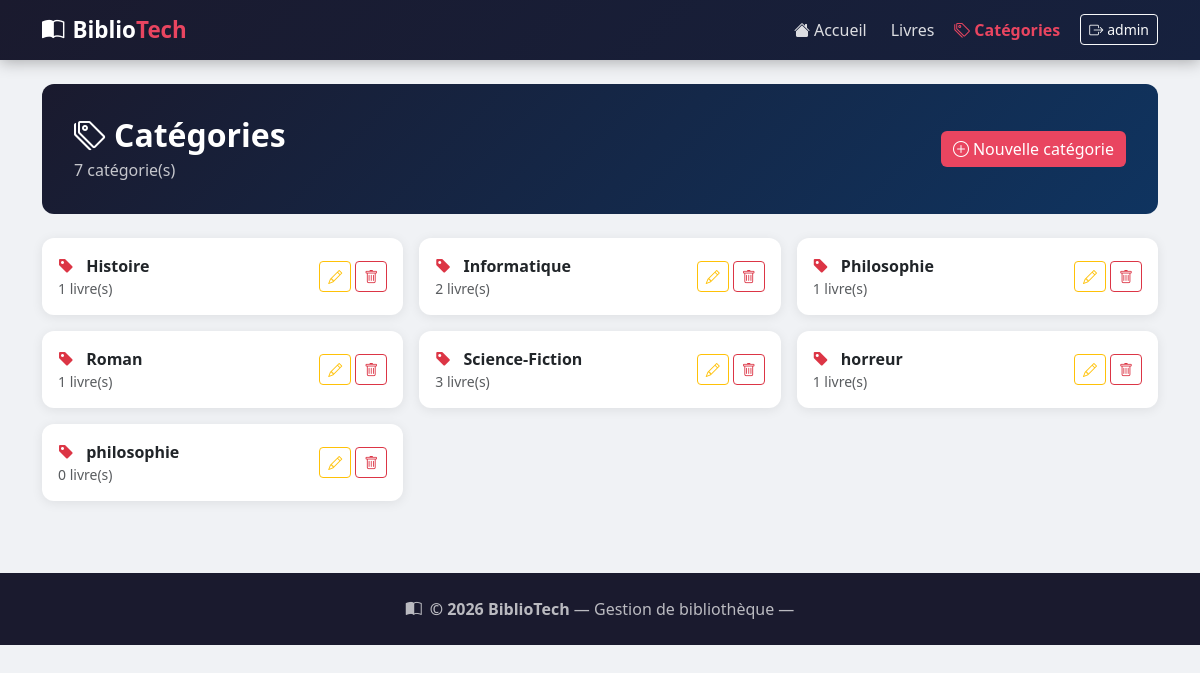
Page /categories/ (signed in) on the committed database.
### livres/models.py (models this page shows, shortened)
class Categorie(models.Model):
    nom = models.CharField(max_length=100, verbose_name="Nom de la catégorie")
    class Meta:
        verbose_name = "Catégorie"
        ordering = ['nom']

### livres/views.py (the view)
# urls.py: path('categories/', views.liste_categories, name='liste_categories'),
@login_required
def liste_categories(request):
    categories = Categorie.objects.all()
    return render(request, 'livres/liste_categories.html', {'categories': categories})

### livres/templates/livres/liste_categories.html (shortened to what this page needs)
{% extends 'livres/base.html' %}
{% block content %}
<div class="page-header d-flex justify-content-between align-items-center">
    <div>
        <h2 class="mb-1 fw-bold"><i class="bi bi-tags me-2"></i>Catégories</h2>
        <p class="mb-0 opacity-75">{{ categories|length }} catégorie(s)</p>
    </div>
    <a href="{% url 'ajouter_categorie' %}" class="btn btn-accent"><i class="bi bi-plus-circle me-1"></i>Nouvelle catégorie</a>
</div>
<div class="row g-3">
    {% for cat in categories %}
    <div class="col-md-4">
        <div class="card p-3 d-flex flex-row align-items-center justify-content-between">
            <div>
                <i class="bi bi-tag-fill text-danger me-2"></i>
                <strong>{{ cat.nom }}</strong>
                <div class="text-muted small">{{ cat.livres.count }} livre(s)</div>
            </div>
            <div class="d-flex gap-1">
                <a href="{% url 'modifier_categorie' cat.pk %}" class="btn btn-sm btn-outline-warning"><i class="bi bi-pencil"></i></a>
                <a href="{% url 'supprimer_categorie' cat.pk %}" class="btn btn-sm btn-outline-danger"><i class="bi bi-trash"></i></a>
            </div>
        </div>
    </div>
    {% empty %}
    <div class="col-12 text-center py-5">
        <i class="bi bi-tags" style="font-size: 4rem; color: #ccc;"></i>
        <h4 class="mt-3 text-muted">Aucune catégorie</h4>
        <a href="{% url 'ajouter_categorie' %}" class="btn btn-accent mt-2">Créer une catégorie</a>
    </div>
    {% endfor %}
</div>
{% endblock %}

### livres/templates/livres/base.html (shortened to what this page needs)
<!DOCTYPE html>
<html lang="fr">
<head>
    <link href="https://cdn.jsdelivr.net/npm/bootstrap@5.3.0/dist/css/bootstrap.min.css" rel="stylesheet">
    <link href="https://cdn.jsdelivr.net/npm/bootstrap-icons@1.11.0/font/bootstrap-icons.css" rel="stylesheet">
</head>
<body>
<nav class="navbar navbar-expand-lg navbar-dark">
    <div class="container">
        <a class="navbar-brand" href="{% url 'accueil' %}">
            <i class="bi bi-book-half me-2"></i>Biblio<span>Tech</span>
        </a>
        <div class="collapse navbar-collapse" id="navMenu">
            <ul class="navbar-nav ms-auto align-items-center gap-1">
                {% if user.is_authenticated %}
                <li class="nav-item"><a class="nav-link {% if request.resolver_match.url_name == 'accueil' %}active{% endif %}" href="{% url 'accueil' %}"><i class="bi bi-house-fill me-1"></i>Accueil</a></li>
                <li class="nav-item"><a class="nav-link {% if 'livres' in request.resolver_match.url_name %}active{% endif %}" href="{% url 'liste_livres' %}">Livres</a></li>
                <li class="nav-item"><a class="nav-link {% if 'categorie' in request.resolver_match.url_name %}active{% endif %}" href="{% url 'liste_categories' %}"><i class="bi bi-tags me-1"></i>Catégories</a></li>
                <li class="nav-item ms-2">
                    <a class="btn btn-sm btn-outline-light" href="{% url 'login' %}">
                        <i class="bi bi-box-arrow-right me-1"></i>{{ user.username }}
                    </a>
                </li>
                {% else %}
                <li class="nav-item"><a class="btn btn-accent btn-sm" href="{% url 'login' %}"><i class="bi bi-person-fill me-1"></i>Connexion</a></li>
                {% endif %}
            </ul>
        </div>
    </div>
</nav>
<div class="container py-4">
    {% block content %}{% endblock %}
</div>
<footer class="text-center">
    <div class="container">
        <p class="mb-0"><i class="bi bi-book-half me-2"></i><strong>© 2026 BiblioTech</strong>  — Gestion de bibliothèque — </p>
    </div>
</footer>
</body>
</html>

### livres/templates/livres/base.html (style rules this page uses)
:root { --primary: #1a1a2e; --secondary: #16213e; --accent: #e94560; --accent2: #0f3460; --light-bg: #f8f9fa; }
body { background-color: #f0f2f5; font-family: 'Segoe UI', sans-serif; }
.navbar { background: linear-gradient(135deg, var(--primary), var(--secondary)) !important; box-shadow: 0 2px 15px rgba(0,0,0,0.3); }
.navbar-brand { font-weight: 800; font-size: 1.4rem; color: white !important; }
.navbar-brand span { color: var(--accent); }
.nav-link { color: rgba(255,255,255,0.85) !important; transition: color 0.2s; }
.nav-link.active { color: var(--accent) !important; font-weight: 600; }
.btn-accent { background: var(--accent); color: white; border: none; }
.card { border: none; border-radius: 12px; box-shadow: 0 2px 12px rgba(0,0,0,0.08); transition: transform 0.2s, box-shadow 0.2s; }
.page-header { background: linear-gradient(135deg, var(--primary), var(--accent2)); color: white; padding: 2rem; border-radius: 12px; margin-bottom: 1.5rem; }
footer { background: var(--primary); color: rgba(255,255,255,0.7); padding: 1.5rem 0; margin-top: 3rem; }

### rows in the picture
Categorie: nom "Histoire", livres.count "1"
Categorie: nom "Informatique", livres.count "2"
Categorie: nom "Philosophie", livres.count "1"
Categorie: nom "Roman", livres.count "1"
Categorie: nom "Science-Fiction", livres.count "3"
Categorie: nom "horreur", livres.count "1"
Categorie: nom "philosophie", livres.count "0"

### other values in the picture
{{ user.username }} "admin"
{{ categories|length }} "7"
